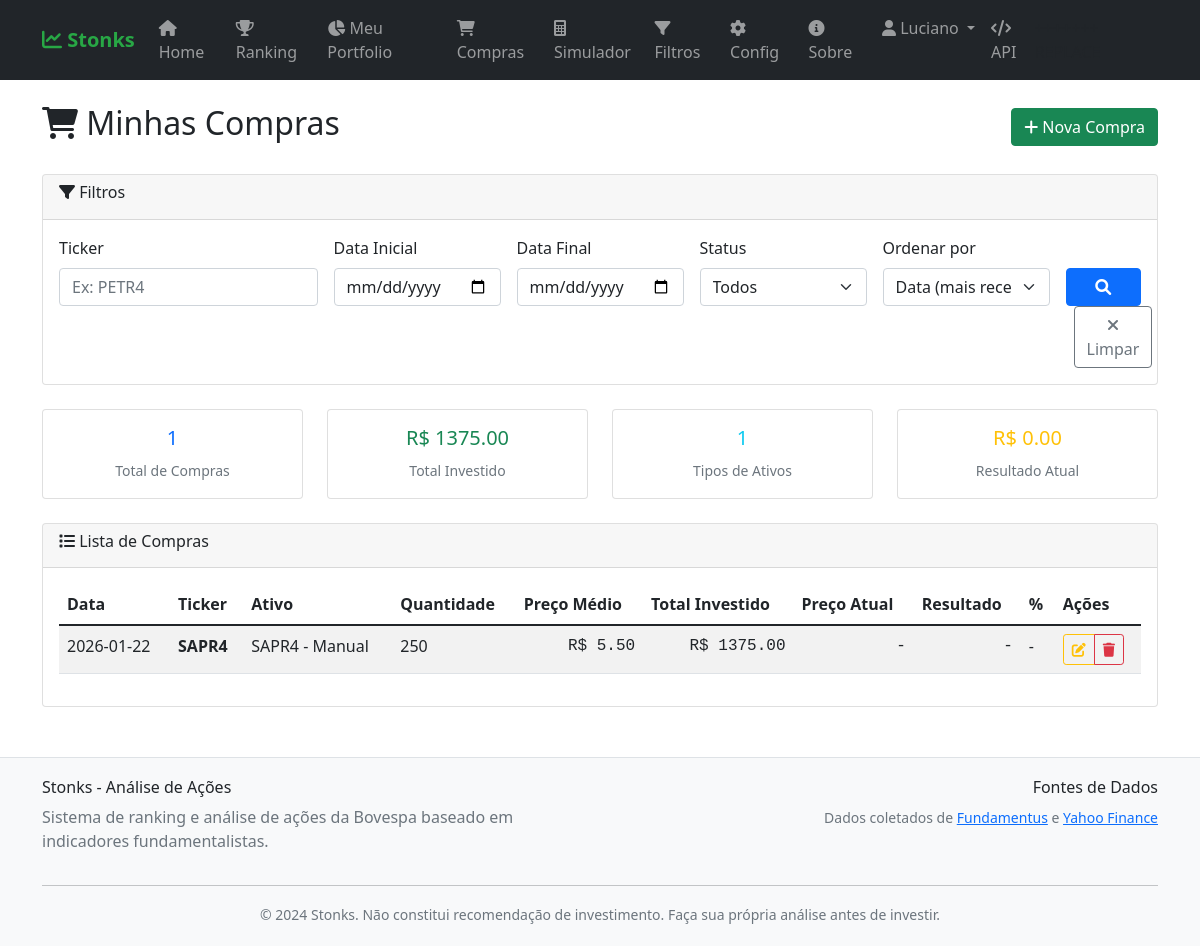
The page /purchases/ (signed in) on the database its author committed.
### tables this page shows
CREATE TABLE users (
                id INTEGER PRIMARY KEY AUTOINCREMENT,
                nome VARCHAR(100) NOT NULL,
                email VARCHAR(100) UNIQUE NOT NULL,
                senha_hash VARCHAR(255) NOT NULL,
                email_verificado BOOLEAN DEFAULT FALSE,
                token_verificacao VARCHAR(255),
                token_reset_senha VARCHAR(255),
                token_expiracao DATETIME,
                data_cadastro DATETIME DEFAULT CURRENT_TIMESTAMP,
                ultimo_login DATETIME,
                ativo BOOLEAN DEFAULT TRUE
            );

CREATE TABLE purchases (
                id INTEGER PRIMARY KEY AUTOINCREMENT,
                user_id INTEGER NOT NULL,
                ticker VARCHAR(10) NOT NULL,
                nome_ativo VARCHAR(200) NOT NULL,
                quantidade INTEGER NOT NULL,
                preco_unitario REAL NOT NULL,
                taxas REAL DEFAULT 0.0,
                custo_total REAL NOT NULL,
                preco_medio REAL NOT NULL,
                data_compra DATE NOT NULL,
                quantidade_vendida INTEGER DEFAULT 0,
                preco_venda REAL,
                data_venda DATE,
                criado_em DATETIME DEFAULT CURRENT_TIMESTAMP,
                atualizado_em DATETIME DEFAULT CURRENT_TIMESTAMP,
                FOREIGN KEY (user_id) REFERENCES users (id) ON DELETE CASCADE
            );

### routes/purchases.py (the view)
@purchases_bp.route('/')
@login_required
def index():
    try:
        filtros = {
            'ticker': request.args.get('ticker', ''),
            'data_inicio': request.args.get('data_inicio', ''),
            'data_fim': request.args.get('data_fim', ''),
            'ativos_vendidos': request.args.get('ativos_vendidos', ''),
            'ordenacao': request.args.get('ordenacao', 'data_compra_desc'),
            'page': request.args.get('page', 1, type=int),
            'per_page': request.args.get('per_page', 20, type=int)
        }
        order_by = 'data_compra'
        order_dir = 'DESC'
        if filtros['ordenacao']:
            if filtros['ordenacao'] == 'data_compra_asc':
                order_by, order_dir = 'data_compra', 'ASC'
            elif filtros['ordenacao'] == 'data_compra_desc':
                order_by, order_dir = 'data_compra', 'DESC'
            elif filtros['ordenacao'] == 'ticker_asc':
                order_by, order_dir = 'ticker', 'ASC'
            elif filtros['ordenacao'] == 'valor_desc':
                order_by, order_dir = 'custo_total', 'DESC'
        resultado = purchase_service.listar_compras(
            current_user.id,
            page=filtros['page'],
            per_page=filtros['per_page'],
            order_by=order_by,
            order_dir=order_dir,
            ticker_filter=filtros['ticker'] if filtros['ticker'] else None
        )
        if resultado['success']:
            purchases = resultado['compras']
            pagination = resultado['pagination']
            if isinstance(pagination, dict):
                pagination.setdefault('pages', pagination.get('total_pages', 0))
                pagination.setdefault('total_pages', pagination.get('total_pages', 0))
        else:
            flash(resultado['message'], 'error')
            purchases = []
            pagination = {'page': 1, 'per_page': 20, 'total': 0, 'total_pages': 0, 'pages': 0}
        return render_template('purchases/index.html',
                             purchases=purchases,
                             pagination=pagination,
                             filtros=filtros)
    except Exception as e:
        logger.error(f"Erro na listagem de compras: {e}")
        flash('Erro ao carregar compras.', 'error')
        filtros = {
            'ticker': '',
            'data_inicio': '',
            'data_fim': '',
            'ativos_vendidos': '',
            'ordenacao': 'data_compra_desc',
            'page': 1,
            'per_page': 20
        }
        pagination = {'page': 1, 'per_page': 20, 'total': 0, 'total_pages': 0, 'pages': 0}
        return render_template('purchases/index.html', purchases=[], pagination=pagination, filtros=filtros)

### templates/purchases/index.html (shortened to what this page needs)
{% extends "base.html" %}
{% block content %}
<div class="d-flex justify-content-between align-items-center mb-4">
    <h2><i class="fas fa-shopping-cart"></i> Minhas Compras</h2>
    <a href="{{ url_for('purchases.new_purchase') }}" class="btn btn-success">
        <i class="fas fa-plus"></i> Nova Compra
    </a>
</div>
<div class="card mb-4">
    <div class="card-header">
        <h6><i class="fas fa-filter"></i> Filtros</h6>
    </div>
    <div class="card-body">
        <form method="GET" class="row g-3">
            <div class="col-md-3">
                <label for="ticker" class="form-label">Ticker</label>
                <input type="text" class="form-control" id="ticker" name="ticker"
                       value="{{ filtros.ticker or '' }}" placeholder="Ex: PETR4">
            </div>
            <div class="col-md-2">
                <label for="data_inicio" class="form-label">Data Inicial</label>
                <input type="date" class="form-control" id="data_inicio" name="data_inicio"
                       value="{{ filtros.data_inicio or '' }}">
            </div>
            <div class="col-md-2">
                <label for="data_fim" class="form-label">Data Final</label>
                <input type="date" class="form-control" id="data_fim" name="data_fim"
                       value="{{ filtros.data_fim or '' }}">
            </div>
            <div class="col-md-2">
                <label for="ativos_vendidos" class="form-label">Status</label>
                <select class="form-select" id="ativos_vendidos" name="ativos_vendidos">
                    <option value="">Todos</option>
                </select>
            </div>
            <div class="col-md-2">
                <label for="ordenacao" class="form-label">Ordenar por</label>
                <select class="form-select" id="ordenacao" name="ordenacao">
                    <option value="data_compra_desc" {{ 'selected' if filtros.ordenacao == 'data_compra_desc' }}>
                        Data (mais recente)
                    </option>
                </select>
            </div>
            <div class="col-md-1">
                <label class="form-label d-block">&nbsp;</label>
                <button type="submit" class="btn btn-primary w-100">
                    <i class="fas fa-search"></i>
                </button>
            </div>
        </form>
    </div>
</div>
<div class="row mb-4">
    <div class="col-md-3">
        <div class="card text-center">
            <div class="card-body">
                <h5 class="text-primary">{{ pagination.total }}</h5>
                <small class="text-muted">Total de Compras</small>
            </div>
        </div>
    </div>
    <div class="col-md-3">
        <div class="card text-center">
            <div class="card-body">
                <h5 class="text-success">
                    {% set total_investido = purchases | sum(attribute='custo_total') %}
                    R$ {{ "%.2f"|format(total_investido) }}
                </h5>
                <small class="text-muted">Total Investido</small>
            </div>
        </div>
    </div>
    <div class="col-md-3">
        <div class="card text-center">
            <div class="card-body">
                <h5 class="text-info">
                    {{ purchases | length }}
                </h5>
                <small class="text-muted">Tipos de Ativos</small>
            </div>
        </div>
    </div>
    <div class="col-md-3">
        <div class="card text-center">
            <div class="card-body">
                <h5 class="text-warning">
                    R$ 0.00
                </h5>
                <small class="text-muted">Resultado Atual</small>
            </div>
        </div>
    </div>
</div>
<div class="card">
    <div class="card-header">
        <h6><i class="fas fa-list"></i> Lista de Compras</h6>
    </div>
    <div class="card-body">
        {% if purchases %}
        <div class="table-responsive">
            <table class="table table-striped table-hover">
                <thead>
                    <tr>
                        <th>Data</th>
                        <th>Ticker</th>
                        <th>Ativo</th>
                        <th>Quantidade</th>
                        <th>Preço Médio</th>
                        <th>Total Investido</th>
                        <th>Preço Atual</th>
                        <th>Resultado</th>
                        <th>%</th>
                        <th>Ações</th>
                    </tr>
                </thead>
                <tbody>
                    {% for purchase in purchases %}
                    <tr>
                        <td>{{ purchase.data_compra[:10] }}</td>
                        <td>
                            <strong>{{ purchase.ticker }}</strong>
                        </td>
                        <td>{{ purchase.nome_ativo }}</td>
                        <td>{{ purchase.quantidade }}</td>
                        <td class="indicator-value">R$ {{ "%.2f"|format(purchase.preco_medio) }}</td>
                        <td class="indicator-value">R$ {{ "%.2f"|format(purchase.custo_total) }}</td>
                        <td class="indicator-value">-</td>
                        <td class="indicator-value">-</td>
                        <td>-</td>
                        <td>
                            <div class="btn-group btn-group-sm" role="group">
                                <a href="{{ url_for('purchases.edit_purchase', purchase_id=purchase.id) }}"
                                   class="btn btn-outline-warning" title="Editar">
                                    <i class="fas fa-edit"></i>
                                </a>
                                <button type="button" class="btn btn-outline-danger"
                                        onclick="confirmarExclusao('{{ purchase.id }}')" title="Excluir">
                                    <i class="fas fa-trash"></i>
                                </button>
                            </div>
                        </td>
                    </tr>
                    {% endfor %}
                </tbody>
            </table>
        </div>
        {% endif %}
    </div>
</div>
{% endblock %}

### templates/base.html (shortened to what this page needs)
<!DOCTYPE html>
<html lang="pt-BR">
<head>
    <link href="https://cdn.jsdelivr.net/npm/bootstrap@5.1.3/dist/css/bootstrap.min.css" rel="stylesheet">
    <link href="https://cdnjs.cloudflare.com/ajax/libs/font-awesome/6.0.0/css/all.min.css" rel="stylesheet">
</head>
<body>
    <nav class="navbar navbar-expand-lg navbar-dark bg-dark">
        <div class="container">
            <a class="navbar-brand" href="{{ url_for('main.index') }}">
                <i class="fas fa-chart-line"></i> Stonks
            </a>
            <div class="collapse navbar-collapse" id="navbarNav">
                <ul class="navbar-nav me-auto">
                    <li class="nav-item">
                        <a class="nav-link" href="{{ url_for('main.index') }}">
                            <i class="fas fa-home"></i> Home
                        </a>
                    </li>
                    <li class="nav-item">
                        <a class="nav-link" href="{{ url_for('main.ranking') }}">
                            <i class="fas fa-trophy"></i> Ranking
                        </a>
                    </li>
                    {% if current_user.is_authenticated %}
                    <li class="nav-item">
                        <a class="nav-link" href="{{ url_for('purchases.dashboard') }}">
                            <i class="fas fa-chart-pie"></i> Meu Portfolio
                        </a>
                    </li>
                    <li class="nav-item">
                        <a class="nav-link" href="{{ url_for('purchases.index') }}">
                            <i class="fas fa-shopping-cart"></i> Compras
                        </a>
                    </li>
                    {% endif %}
                    <li class="nav-item">
                        <a class="nav-link" href="{{ url_for('main.simulador') }}">
                            <i class="fas fa-calculator"></i> Simulador
                        </a>
                    </li>
                    <li class="nav-item">
                        <a class="nav-link" href="{{ url_for('main.filter_stocks') }}">
                            <i class="fas fa-filter"></i> Filtros
                        </a>
                    </li>
                    <li class="nav-item">
                        <a class="nav-link" href="{{ url_for('main.config') }}">
                            <i class="fas fa-cog"></i> Config
                        </a>
                    </li>
                    <li class="nav-item">
                        <a class="nav-link" href="{{ url_for('main.about') }}">
                            <i class="fas fa-info-circle"></i> Sobre
                        </a>
                    </li>
                </ul>
                <ul class="navbar-nav">
                    {% if current_user.is_authenticated %}
                    <li class="nav-item dropdown">
                        <a class="nav-link dropdown-toggle" href="#" id="navbarDropdown" role="button" data-bs-toggle="dropdown">
                            <i class="fas fa-user"></i> {{ current_user.nome.split(' ')[0] }}
                        </a>
                    </li>
                    {% endif %}
                    <li class="nav-item">
                        <a class="nav-link" href="/api/ranking" target="_blank">
                            <i class="fas fa-code"></i> API
                        </a>
                    </li>
                </ul>
            </div>
        </div>
    </nav>
    <main class="container mt-4">
        {% block content %}{% endblock %}
    </main>
    <footer class="footer">
        <div class="container">
            <div class="row">
                <div class="col-md-6">
                    <h6>Stonks - Análise de Ações</h6>
                    <p class="text-muted">Sistema de ranking e análise de ações da Bovespa baseado em indicadores fundamentalistas.</p>
                </div>
                <div class="col-md-6 text-md-end">
                    <h6>Fontes de Dados</h6>
                    <p class="text-muted">
                        <small>
                            Dados coletados de <a href="https://www.fundamentus.com.br" target="_blank">Fundamentus</a>
                            e <a href="https://finance.yahoo.com" target="_blank">Yahoo Finance</a>
                        </small>
                    </p>
                </div>
            </div>
            <hr>
            <div class="text-center">
                <small class="text-muted">
                    © 2024 Stonks. Não constitui recomendação de investimento.
                    Faça sua própria análise antes de investir.
                </small>
            </div>
        </div>
    </footer>
</body>
</html>

### rows shown on the page
users: nome "Luciano"
purchases: data_compra "2026-01-22", ticker "SAPR4", nome_ativo "SAPR4 - Manual", quantidade "250", preco_medio "5.50", custo_total "1375.00"

### other values the page prints
{{ pagination.total }} "1"
{{ "%.2f"|format(total_investido) }} "1375.00"
{{ purchases | length }} "1"
